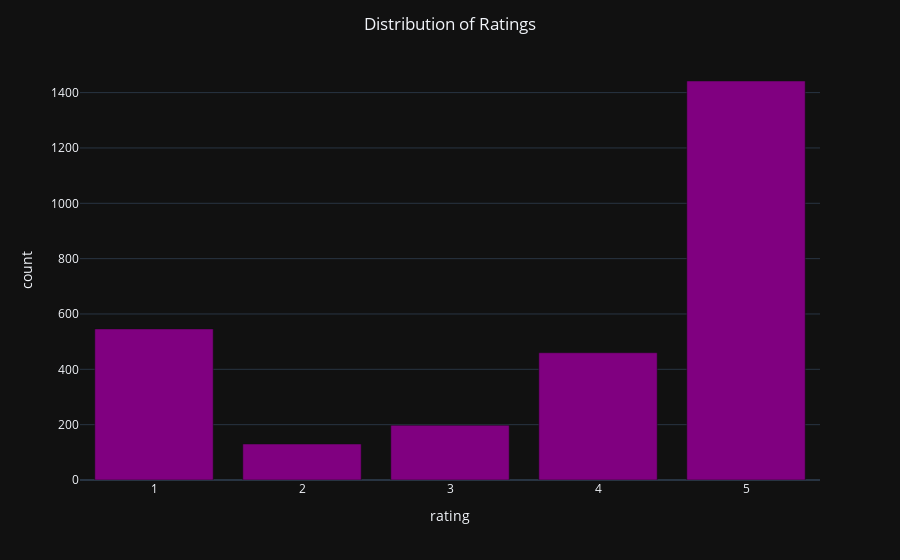

Notebook source saved alongside this figure:
### Code cell
rating_df = pd.DataFrame(df['rating'].value_counts().reset_index())
rating_df.columns=['rating','count']

fig = px.bar(rating_df,x='rating',y='count',
            color_discrete_sequence=['purple'])
fig.update_layout(title_text='Distribution of Ratings',title_x=0.5
                  ,template='plotly_dark')
fig.show()

### Figure 1 — Plotly figure (JSON) as saved in the notebook; plotly's stock layout.template omitted (floating-point values rounded to 4 significant figures)
{"data": [{"alignmentgroup": "True", "hovertemplate": "rating=%{x}<br>count=%{y}<extra></extra>", "legendgroup": "", "marker": {"color": "purple", "pattern": {"shape": ""}}, "name": "", "offsetgroup": "", "orientation": "v", "showlegend": false, "textposition": "auto", "type": "bar", "x": [5, 1, 4, 3, 2], "xaxis": "x", "y": [1442, 546, 460, 198, 130], "yaxis": "y"}], "layout": {"autosize": true, "barmode": "relative", "legend": {"tracegroupgap": 0}, "margin": {"t": 60}, "title": {"text": "Distribution of Ratings", "x": 0.5}, "xaxis": {"anchor": "y", "autorange": true, "domain": [0, 1], "range": [0.5, 5.5], "title": {"text": "rating"}, "type": "linear"}, "yaxis": {"anchor": "x", "autorange": true, "domain": [0, 1], "range": [0, 1518.0], "title": {"text": "count"}, "type": "linear"}}}
